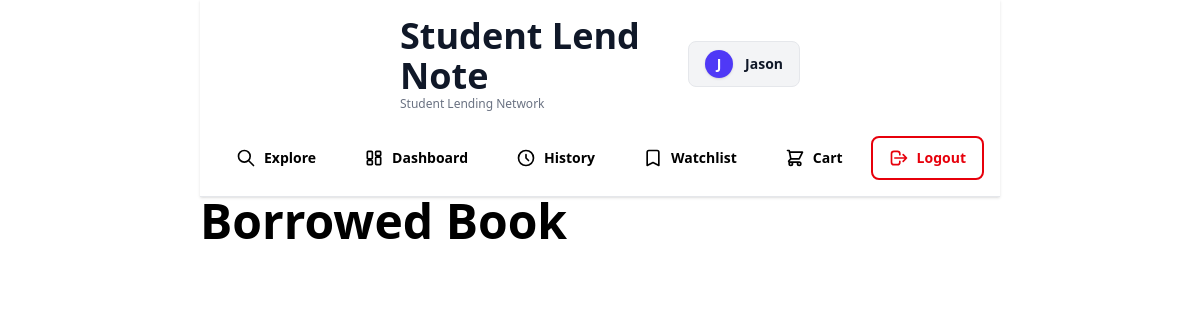
/show_borrowed (signed in), run on an earlier commit of the app's database.
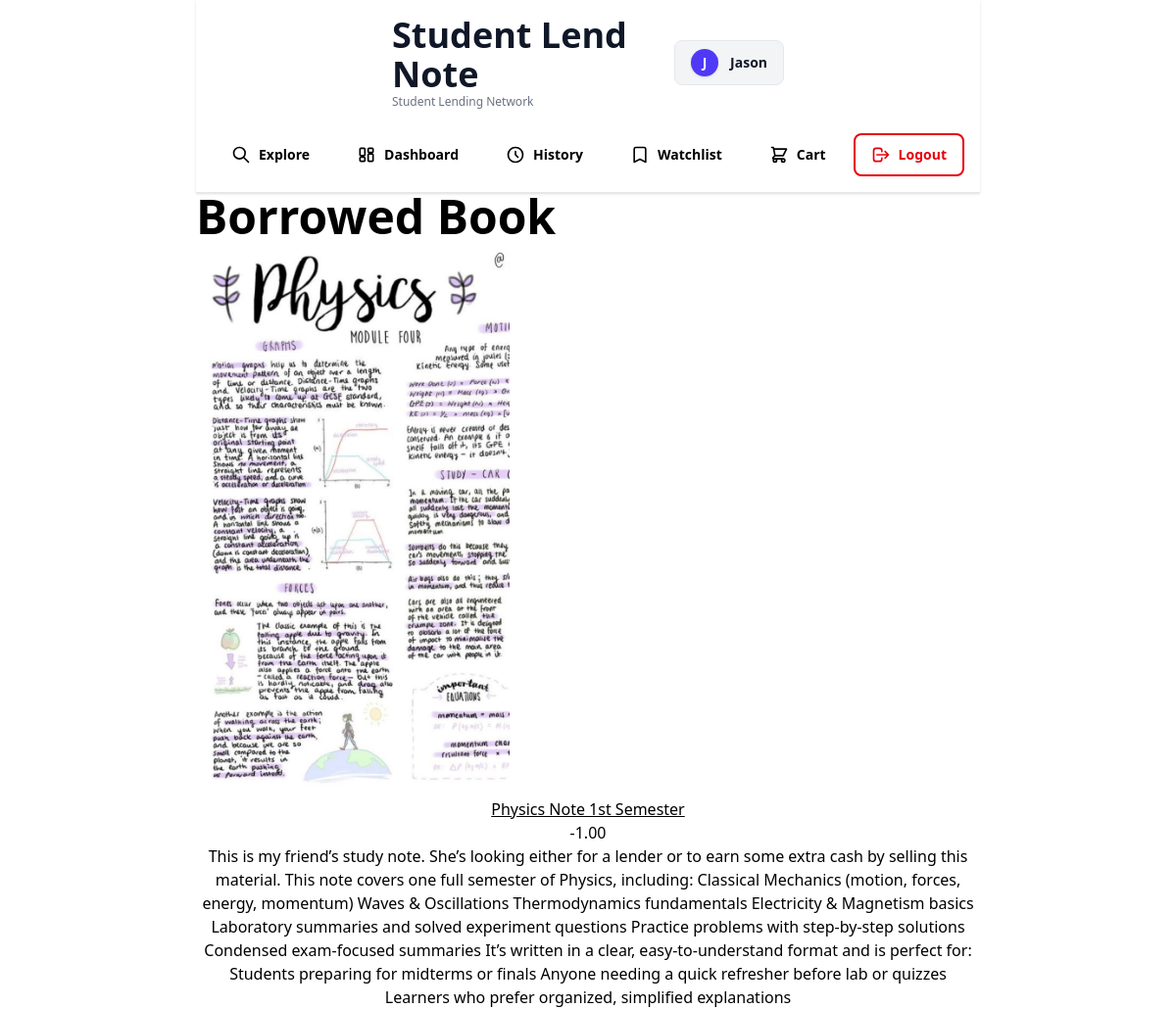
And on a later commit of the database.
### models.py (models this page shows, shortened)
class Note(db.Model):
    note_id = db.Column(db.Integer, primary_key=True)
    image_filename = db.Column(db.String(255), nullable=True)
    title = db.Column(db.String(200), nullable=False)
    isbn = db.Column(db.String(17), nullable=True)
    price = db.Column(db.Numeric(10, 2), nullable=False)
    price_sale = db.Column(db.Numeric(10, 2), nullable=False)
    description = db.Column(db.Text, nullable=True)
    condition = db.Column(
        db.Enum('MINIMUM', 'GOOD', 'BRAND NEW', name='condition_enum'),
        nullable=False
    )
    pickup_location = db.Column(db.String(200), nullable=False)
    available_date = db.Column(db.DateTime, nullable=False)
    status = db.Column(
        db.Enum('AVAILABLE', 'LENT', 'SOLD', 'RESERVED', 'HIDDEN', 'NEED ACTION','DELETED', name='status_enum'),
        default='AVAILABLE',
        nullable=False
    )
    listing_type = db.Column(
        db.Enum('RENTAL', 'SALE', 'BOTH', name='listing_type_enum'),
        nullable=False
    )
    listing_date = db.Column(db.DateTime, default=db.func.now(), nullable=False)
    incoming_return_date = db.Column(db.DateTime, nullable=True)
    avg_rating = db.Column(db.Numeric(3, 2), default=0.00)
    rating_count = db.Column(db.Integer, default=0)
    owner_id = db.Column(db.Integer, db.ForeignKey('user.user_id'), nullable=False)
    buyer_id = db.Column(db.Integer, db.ForeignKey('user.user_id'), nullable=True)
    current_history_id = db.Column(db.Integer, db.ForeignKey('history.history_id'), nullable=True)
    owner = db.relationship('User', foreign_keys=[owner_id], backref='notes_owned')
    buyer = db.relationship('User', foreign_keys=[buyer_id], backref='notes_bought')
    current_history = db.relationship('History', foreign_keys=[current_history_id], post_update=True)
    tags = db.Column(db.String(200), nullable=True)
    embedding = db.Column(db.PickleType, nullable=True)

### routes/borrowed_bp.py (the view)
@borrowed_bp.route('/show_borrowed')
def show_borrowed():
    user_id = session['user_id']
    borrowed_notes = Note.query.filter_by(buyer_id=user_id).all()
    return render_template('borrowed.html', borrowed_notes=borrowed_notes)

### templates/borrowed.html (shortened to what this page needs)
<!DOCTYPE html>
<html lang="en">
<head>
    <script src="https://cdn.jsdelivr.net/npm/@tailwindcss/browser@4"></script><script src="https://cdn.jsdelivr.net/npm/@tailwindcss/browser@4"></script>
</head>
<body>
    <div class="mx-auto w-2/3">
        {% include 'components/navbar.html'%}
        <h1 class="text-5xl font-bold">Borrowed Book</h1>
        <div class="flex justify-center text-center space-x-1">
            {% for note in borrowed_notes %}
                <div>
                    <img src="{{url_for('static', filename='uploads/' + note.image_filename)}}" alt="Current Image" class="w-80 h-auto">
                    <a class="underline" href="{{url_for('detail', note_id=note.note_id)}}">{{note.title}}</a>
                    <p>{{note.price}}</p>
                    <p>{{note.description}}</p>
                </div>
            {% endfor %}
        </div>
    </div>
</body>
</html>

### templates/components/navbar.html
{% set current_path = request.path %}
{% set is_guest = session.get('username','Guest') == 'Guest' %}
{% import 'components/navbar_macros.html' as comp %}
<nav class="bg-white border-b border-gray-200 shadow-sm">
    <div class="py-4 mx-50">
        <div class="flex items-center justify-between mb-6">
            <div class="flex items-center gap-3">
                <div>
                    <h1 class="text-4xl font-bold text-gray-900">Student Lend Note</h1>
                    <p class="text-xs text-gray-500 font-medium">Student Lending Network</p>
                </div>
            </div>
            <div class="bg-gray-100 px-4 py-2 rounded-lg flex items-center gap-3 border border-gray-200">
                <div class="w-7 h-7 bg-indigo-600 rounded-full flex items-center justify-center text-white font-bold text-sm shadow-sm">
                    {{ session.get('username', 'Guest')[:1].upper() }}
                </div>
                <span class="text-gray-900 font-semibold text-sm">{{ session.get('username', 'Guest') }}</span>
            </div>
        </div>
        <ul class="flex justify-center items-center gap-2">
            <li>
                {{ comp.navbar_element(endpoint='explore', label='Explore', current_path=request.path, icon_path="M21 21l-6-6m2-5a7 7 0 11-14 0 7 7 0 0114 0z")}}
            </li>
            <li>
                {{comp.navbar_element(endpoint='dashboard', label='Dashboard', current_path=request.path, icon_path="M4 5a1 1 0 011-1h4a1 1 0 011 1v7a1 1 0 01-1 1H5a1 1 0 01-1-1V5zM14 5a1 1 0 011-1h4a1 1 0 011 1v3a1 1 0 01-1 1h-4a1 1 0 01-1-1V5zM4 16a1 1 0 011-1h4a1 1 0 011 1v3a1 1 0 01-1 1H5a1 1 0 01-1-1v-3zM14 12a1 1 0 011-1h4a1 1 0 011 1v7a1 1 0 01-1 1h-4a1 1 0 01-1-1v-7z")}}
            </li>
            <li>
                {{comp.navbar_element(endpoint='history', label='History', current_path=request.path, icon_path="M12 8v4l3 3m6-3a9 9 0 11-18 0 9 9 0 0118 0z")}}
            </li>
            <li>
                {{comp.navbar_element(endpoint='watchlist', label='Watchlist', current_path=request.path, icon_path="M5 5a2 2 0 012-2h10a2 2 0 012 2v16l-7-3.5L5 21V5z")}}
            </li>
            <li>
                {{comp.navbar_element(endpoint='shopping_cart.user_cart', label='Cart', current_path=request.path, icon_path="M3 3h2l.4 2M7 13h10l4-8H5.4M7 13L5.4 5M7 13l-2.293 2.293c-.63.63-.184 1.707.707 1.707H17m0 0a2 2 0 100 4 2 2 0 000-4zm-8 2a2 2 0 11-4 0 2 2 0 014 0z")}}
            </li>
            <li>
                <a href="{{ url_for('login') if is_guest else url_for('logout') }}"
                   class="flex items-center gap-2 px-4 py-2.5 rounded-lg transition-all
                          bg-white border-2 {{'text-indigo-600 hover:bg-indigo-50 hover:indigo-red-300' if is_guest else 'text-red-600 hover:bg-red-50 hover:border-red-300'}} font-semibold text-sm">
                    <svg class="w-5 h-5" fill="none" stroke="currentColor" viewBox="0 0 24 24">
                        <path stroke-linecap="round" stroke-linejoin="round" stroke-width="2" d="M17 16l4-4m0 0l-4-4m4 4H7m6 4v1a3 3 0 01-3 3H6a3 3 0 01-3-3V7a3 3 0 013-3h4a3 3 0 013 3v1"/>
                    </svg>
                    <span>{{ 'Login' if session.get('username', 'Guest') == 'Guest' else 'Logout' }}</span>
                </a>
            </li>
        </ul>
    </div>
</nav>

### templates/components/navbar_macros.html (shortened to what this page needs)
{% macro navbar_element(label, endpoint, current_path, icon_path) %}
    <a href="{{ url_for(endpoint) }}"
        class="group relative flex items-center gap-2 px-5 py-3 rounded-xl transition-all duration-300
                {% if current_path == url_for(endpoint) %}bg-white text-indigo-600 shadow-xl scale-105{% else %}text-black hover:bg-white/20 hover:scale-105{% endif %}">
        <svg class="w-5 h-5 {% if current_path == url_for(endpoint) %}text-indigo-600{% else %}text-black{% endif %}" fill="none" stroke="currentColor" viewBox="0 0 24 24">
            <path stroke-linecap="round" stroke-linejoin="round" stroke-width="2" d="{{ icon_path }}"/>
        </svg>
        <span class="font-bold text-sm"> {{label}} </span>
    </a>
{% endmacro %}

What changed in the data, as far as the page shows it:
now on this page (row edited): Note: image_filename (picture), title "Physics Note 1st Semester", price "-1.00", description "This is my friend’s study note. She’s looking either for a lender or to earn some extra cash by selling this material. This note covers one full semester of Physics, including: Classical Mechanics (motion, forces, energy, momentum) Waves & Oscillations Thermodynamics fundamentals Electricity & Magnetism basics Laboratory summaries and solved experiment questions Practice problems with step-by-step solutions Condensed exam-focused summaries It’s written in a clear, easy-to-understand format and is perfect for: Students preparing for midterms or finals Anyone needing a quick refresher before lab or quizzes Learners who prefer organized, simplified explanations"
